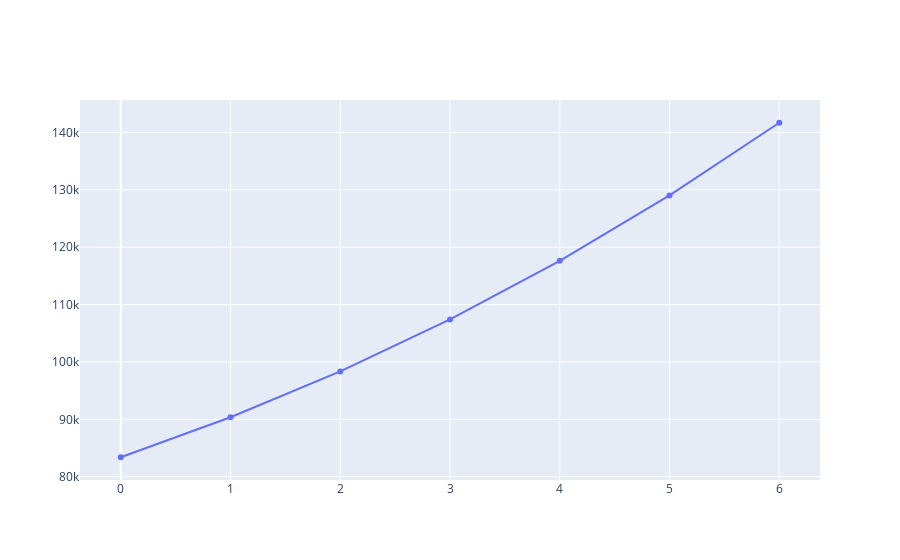

Write notebook code for a chart like this one.
### Markdown cell above
# United States 7 Day Perdiction

### Code cell
fig = go.Figure(data=go.Scatter(x=prediction.index, y=prediction['cases']))
fig.show()

### Figure 1 — Plotly figure (JSON) as saved in the notebook; plotly's stock layout.template omitted (floating-point values rounded to 4 significant figures)
{"data": [{"type": "scatter", "x": [0, 1, 2, 3, 4, 5, 6], "y": [83390.0, 90370.0, 98360.0, 107400.0, 117600.0, 129000.0, 141700.0]}], "layout": {}}
